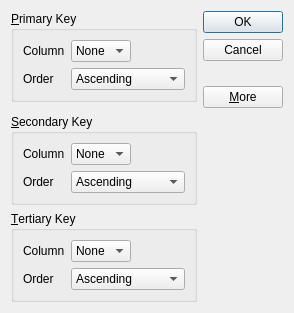
<?xml version="1.0" encoding="UTF-8"?>
<ui version="4.0">
 <class>SortDialog</class>
 <widget class="QDialog" name="SortDialog">
  <property name="geometry">
   <rect>
    <x>0</x>
    <y>0</y>
    <width>294</width>
    <height>304</height>
   </rect>
  </property>
  <property name="windowTitle">
   <string>Sort</string>
  </property>
  <layout class="QGridLayout" name="gridLayout_4">
   <item row="3" column="0" colspan="2">
    <widget class="QGroupBox" name="secondaryGroupBox">
     <property name="title">
      <string>&amp;Secondary Key</string>
     </property>
     <layout class="QGridLayout" name="gridLayout_2">
      <item row="0" column="0">
       <widget class="QLabel" name="label_3">
        <property name="text">
         <string>Column</string>
        </property>
       </widget>
      </item>
      <item row="0" column="1">
       <widget class="QComboBox" name="secondaryColumnCombo">
        <item>
         <property name="text">
          <string>None</string>
         </property>
        </item>
       </widget>
      </item>
      <item row="0" column="2">
       <spacer name="horizontalSpacer_2">
        <property name="orientation">
         <enum>Qt::Horizontal</enum>
        </property>
        <property name="sizeHint" stdset="0">
         <size>
          <width>40</width>
          <height>20</height>
         </size>
        </property>
       </spacer>
      </item>
      <item row="1" column="0">
       <widget class="QLabel" name="label_4">
        <property name="text">
         <string>Order</string>
        </property>
       </widget>
      </item>
      <item row="1" column="1" colspan="2">
       <widget class="QComboBox" name="comboBox_4">
        <item>
         <property name="text">
          <string>Ascending</string>
         </property>
        </item>
        <item>
         <property name="text">
          <string>Descending</string>
         </property>
        </item>
       </widget>
      </item>
     </layout>
    </widget>
   </item>
   <item row="0" column="0" rowspan="2" colspan="2">
    <widget class="QGroupBox" name="primaryGroupBox">
     <property name="title">
      <string>&amp;Primary Key</string>
     </property>
     <layout class="QGridLayout" name="gridLayout">
      <item row="0" column="0">
       <widget class="QLabel" name="label">
        <property name="text">
         <string>Column</string>
        </property>
       </widget>
      </item>
      <item row="1" column="1" colspan="2">
       <widget class="QComboBox" name="comboBox_2">
        <item>
         <property name="text">
          <string>Ascending</string>
         </property>
        </item>
        <item>
         <property name="text">
          <string>Descending</string>
         </property>
        </item>
       </widget>
      </item>
      <item row="0" column="1">
       <widget class="QComboBox" name="primaryColumnCombo">
        <item>
         <property name="text">
          <string>None</string>
         </property>
        </item>
       </widget>
      </item>
      <item row="1" column="0">
       <widget class="QLabel" name="label_2">
        <property name="text">
         <string>Order</string>
        </property>
       </widget>
      </item>
      <item row="0" column="2">
       <spacer name="horizontalSpacer">
        <property name="orientation">
         <enum>Qt::Horizontal</enum>
        </property>
        <property name="sizeHint" stdset="0">
         <size>
          <width>61</width>
          <height>20</height>
         </size>
        </property>
       </spacer>
      </item>
     </layout>
    </widget>
   </item>
   <item row="4" column="0" colspan="2">
    <widget class="QGroupBox" name="tertiaryGroupBox">
     <property name="title">
      <string>&amp;Tertiary Key</string>
     </property>
     <layout class="QGridLayout" name="gridLayout_3">
      <item row="0" column="0">
       <widget class="QLabel" name="label_5">
        <property name="text">
         <string>Column</string>
        </property>
       </widget>
      </item>
      <item row="0" column="1">
       <widget class="QComboBox" name="tertiaryColumnCombo">
        <item>
         <property name="text">
          <string>None</string>
         </property>
        </item>
       </widget>
      </item>
      <item row="0" column="2">
       <spacer name="horizontalSpacer_3">
        <property name="orientation">
         <enum>Qt::Horizontal</enum>
        </property>
        <property name="sizeHint" stdset="0">
         <size>
          <width>40</width>
          <height>20</height>
         </size>
        </property>
       </spacer>
      </item>
      <item row="1" column="0">
       <widget class="QLabel" name="label_6">
        <property name="text">
         <string>Order</string>
        </property>
       </widget>
      </item>
      <item row="1" column="1" colspan="2">
       <widget class="QComboBox" name="comboBox_6">
        <item>
         <property name="text">
          <string>Ascending</string>
         </property>
        </item>
        <item>
         <property name="text">
          <string>Descending</string>
         </property>
        </item>
       </widget>
      </item>
     </layout>
    </widget>
   </item>
   <item row="2" column="0">
    <spacer name="verticalSpacer_2">
     <property name="orientation">
      <enum>Qt::Vertical</enum>
     </property>
     <property name="sizeHint" stdset="0">
      <size>
       <width>20</width>
       <height>0</height>
      </size>
     </property>
    </spacer>
   </item>
   <item row="0" column="2" rowspan="3">
    <layout class="QVBoxLayout" name="verticalLayout">
     <item>
      <widget class="QPushButton" name="okButton">
       <property name="text">
        <string>OK</string>
       </property>
       <property name="default">
        <bool>true</bool>
       </property>
      </widget>
     </item>
     <item>
      <widget class="QPushButton" name="cancelButton">
       <property name="text">
        <string>Cancel</string>
       </property>
      </widget>
     </item>
     <item>
      <spacer name="verticalSpacer">
       <property name="orientation">
        <enum>Qt::Vertical</enum>
       </property>
       <property name="sizeHint" stdset="0">
        <size>
         <width>20</width>
         <height>0</height>
        </size>
       </property>
      </spacer>
     </item>
     <item>
      <widget class="QPushButton" name="moreButton">
       <property name="text">
        <string>&amp;More</string>
       </property>
       <property name="checkable">
        <bool>true</bool>
       </property>
      </widget>
     </item>
    </layout>
   </item>
  </layout>
 </widget>
 <tabstops>
  <tabstop>primaryColumnCombo</tabstop>
  <tabstop>comboBox_2</tabstop>
  <tabstop>secondaryColumnCombo</tabstop>
  <tabstop>comboBox_4</tabstop>
  <tabstop>tertiaryColumnCombo</tabstop>
  <tabstop>comboBox_6</tabstop>
  <tabstop>okButton</tabstop>
  <tabstop>cancelButton</tabstop>
  <tabstop>moreButton</tabstop>
 </tabstops>
 <resources/>
 <connections>
  <connection>
   <sender>okButton</sender>
   <signal>clicked()</signal>
   <receiver>SortDialog</receiver>
   <slot>accept()</slot>
   <hints>
    <hint type="sourcelabel">
     <x>251</x>
     <y>20</y>
    </hint>
    <hint type="destinationlabel">
     <x>104</x>
     <y>98</y>
    </hint>
   </hints>
  </connection>
  <connection>
   <sender>cancelButton</sender>
   <signal>clicked()</signal>
   <receiver>SortDialog</receiver>
   <slot>reject()</slot>
   <hints>
    <hint type="sourcelabel">
     <x>233</x>
     <y>56</y>
    </hint>
    <hint type="destinationlabel">
     <x>131</x>
     <y>111</y>
    </hint>
   </hints>
  </connection>
  <connection>
   <sender>moreButton</sender>
   <signal>toggled(bool)</signal>
   <receiver>secondaryGroupBox</receiver>
   <slot>setVisible(bool)</slot>
   <hints>
    <hint type="sourcelabel">
     <x>244</x>
     <y>115</y>
    </hint>
    <hint type="destinationlabel">
     <x>85</x>
     <y>145</y>
    </hint>
   </hints>
  </connection>
  <connection>
   <sender>moreButton</sender>
   <signal>toggled(bool)</signal>
   <receiver>tertiaryGroupBox</receiver>
   <slot>setVisible(bool)</slot>
   <hints>
    <hint type="sourcelabel">
     <x>235</x>
     <y>121</y>
    </hint>
    <hint type="destinationlabel">
     <x>112</x>
     <y>242</y>
    </hint>
   </hints>
  </connection>
 </connections>
</ui>
